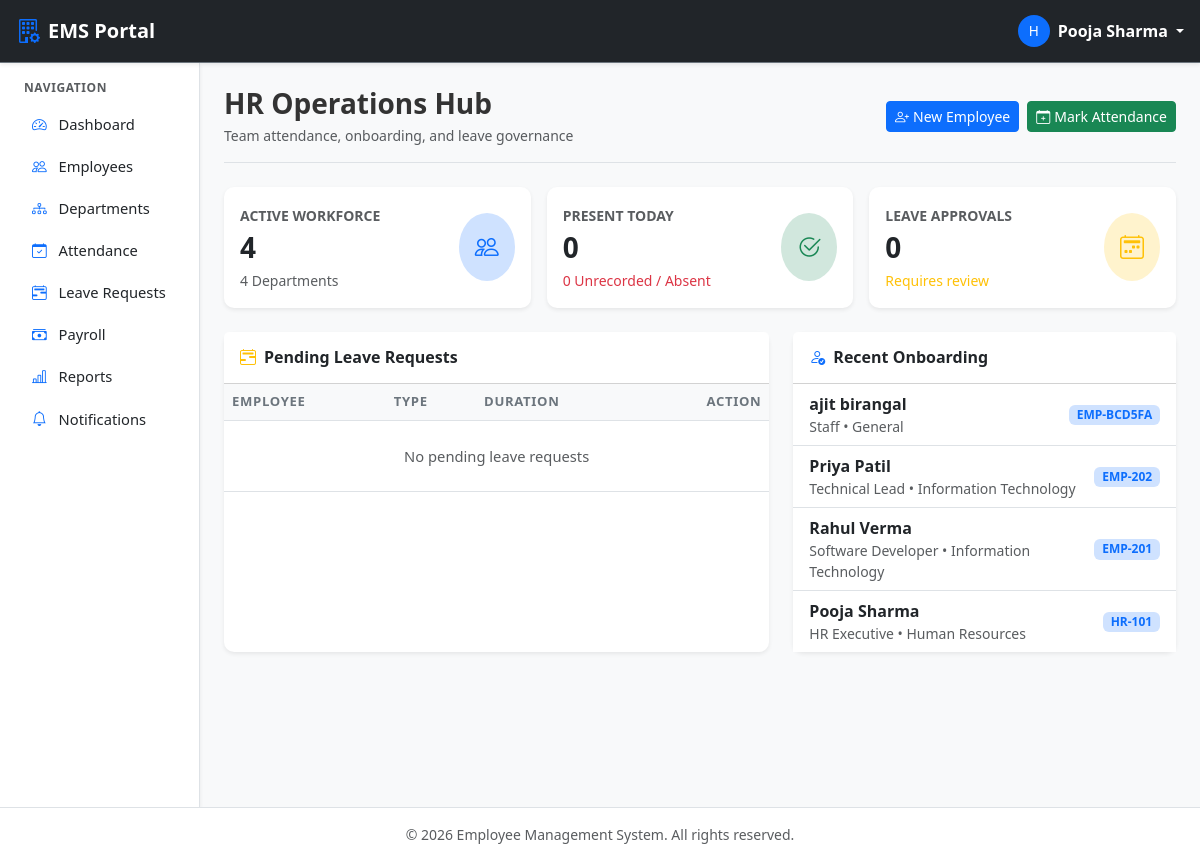
Screenshot of /hr-dashboard/ (signed in) with the database file from the repository.
### employees/models.py (models this page shows, shortened)
class Employee(models.Model):
    ROLE_CHOICES = (
        ('ADMIN', 'Admin'),
        ('HR', 'HR / Manager'),
        ('EMPLOYEE', 'Employee'),
    )
    GENDER_CHOICES = (
        ('MALE', 'Male'),
        ('FEMALE', 'Female'),
        ('OTHER', 'Other'),
    )
    STATUS_CHOICES = (
        ('ACTIVE', 'Active'),
        ('INACTIVE', 'Inactive'),
    )
    user = models.OneToOneField(
        User,
        on_delete=models.CASCADE,
        related_name='employee'
    )
    employee_id = models.CharField(max_length=20, unique=True)
    phone = models.CharField(max_length=15, blank=True, null=True)
    address = models.TextField(blank=True, null=True)
    date_of_birth = models.DateField(blank=True, null=True)
    gender = models.CharField(max_length=10, choices=GENDER_CHOICES, default='MALE')
    profile_picture = models.ImageField(
        upload_to='profile_pictures/',
        blank=True,
        null=True
    )
    department = models.ForeignKey(
        Department,
        on_delete=models.SET_NULL,
        null=True,
        blank=True,
        related_name='employees'
    )
    designation = models.ForeignKey(
        Designation,
        on_delete=models.SET_NULL,
        null=True,
        blank=True,
        related_name='employees'
    )
    joining_date = models.DateField(blank=True, null=True)
    basic_salary = models.DecimalField(max_digits=10, decimal_places=2, default=0.00)
    role = models.CharField(max_length=10, choices=ROLE_CHOICES, default='EMPLOYEE')
    status = models.CharField(max_length=10, choices=STATUS_CHOICES, default='ACTIVE')
    created_at = models.DateTimeField(auto_now_add=True)
    updated_at = models.DateTimeField(auto_now=True)
    class Meta:
        ordering = ['employee_id']
    @property
    def full_name(self):
        return self.user.get_full_name() or self.user.username

### departments/models.py (models this page shows, shortened)
class Designation(models.Model):
    department = models.ForeignKey(
        Department,
        on_delete=models.CASCADE,
        related_name='designations'
    )
    title = models.CharField(max_length=100)
    description = models.TextField(blank=True, null=True)
    created_at = models.DateTimeField(auto_now_add=True)
    class Meta:
        ordering = ['title']
        constraints = [
            models.UniqueConstraint(
                fields=['department', 'title'],
                name='unique_designation_per_department'
            )
        ]

class Department(models.Model):
    name = models.CharField(max_length=100, unique=True)
    description = models.TextField(blank=True, null=True)
    created_at = models.DateTimeField(auto_now_add=True)
    updated_at = models.DateTimeField(auto_now=True)
    class Meta:
        ordering = ['name']
        verbose_name = 'Department'
        verbose_name_plural = 'Departments'

### employees/views.py (the view)
# urls.py: path('hr-dashboard/', views.hr_dashboard_view, name='hr_dashboard'),
@hr_required
def hr_dashboard_view(request):
    today = timezone.now().date()
    total_employees = Employee.objects.filter(status='ACTIVE').count()
    total_departments = Department.objects.count()
    present_today = Attendance.objects.filter(date=today, status='PRESENT').count()
    absent_today = Attendance.objects.filter(date=today, status='ABSENT').count()
    pending_leaves = LeaveRequest.objects.filter(status='PENDING').count()
    recent_leaves = LeaveRequest.objects.select_related('employee__user').filter(status='PENDING').order_by('-applied_at')[:5]
    recent_employees = Employee.objects.select_related('user', 'department', 'designation').order_by('-created_at')[:5]
    context = {
        'total_employees': total_employees,
        'total_departments': total_departments,
        'present_today': present_today,
        'absent_today': absent_today,
        'pending_leaves': pending_leaves,
        'recent_leaves': recent_leaves,
        'recent_employees': recent_employees,
    }
    return render(request, 'employees/hr_dashboard.html', context)

### employees/templates/employees/hr_dashboard.html (shortened to what this page needs)
{% extends "base.html" %}
{% block content %}
<div class="container-fluid p-0">
    <div class="d-flex flex-column flex-md-row justify-content-between align-items-md-center pb-3 mb-4 border-bottom gap-2">
        <div>
            <h3 class="fw-bold mb-1">HR Operations Hub</h3>
            <p class="text-muted small mb-0">Team attendance, onboarding, and leave governance</p>
        </div>
        <div class="d-flex gap-2">
            <a href="#" class="btn btn-primary btn-sm"><i class="bi bi-person-plus me-1"></i>New Employee</a>
            <a href="#" class="btn btn-success btn-sm"><i class="bi bi-calendar-plus me-1"></i>Mark Attendance</a>
        </div>
    </div>
    <div class="row g-3 mb-4">
        <div class="col-sm-6 col-xl-4">
            <div class="card card-stat shadow-sm border-0 h-100" style="border-left-color: #0d6efd !important;">
                <div class="card-body d-flex justify-content-between align-items-center">
                    <div>
                        <span class="text-muted text-uppercase fw-semibold small">Active Workforce</span>
                        <h3 class="fw-bold my-1 text-dark">{{ total_employees }}</h3>
                        <span class="text-muted small">{{ total_departments }} Departments</span>
                    </div>
                    <div class="bg-primary-subtle text-primary p-3 rounded-circle">
                        <i class="bi bi-people fs-4"></i>
                    </div>
                </div>
            </div>
        </div>
        <div class="col-sm-6 col-xl-4">
            <div class="card card-stat shadow-sm border-0 h-100" style="border-left-color: #198754 !important;">
                <div class="card-body d-flex justify-content-between align-items-center">
                    <div>
                        <span class="text-muted text-uppercase fw-semibold small">Present Today</span>
                        <h3 class="fw-bold my-1 text-dark">{{ present_today }}</h3>
                        <span class="text-danger small">{{ absent_today }} Unrecorded / Absent</span>
                    </div>
                    <div class="bg-success-subtle text-success p-3 rounded-circle">
                        <i class="bi bi-check2-circle fs-4"></i>
                    </div>
                </div>
            </div>
        </div>
        <div class="col-sm-6 col-xl-4">
            <div class="card card-stat shadow-sm border-0 h-100" style="border-left-color: #ffc107 !important;">
                <div class="card-body d-flex justify-content-between align-items-center">
                    <div>
                        <span class="text-muted text-uppercase fw-semibold small">Leave Approvals</span>
                        <h3 class="fw-bold my-1 text-dark">{{ pending_leaves }}</h3>
                        <span class="text-warning small">Requires review</span>
                    </div>
                    <div class="bg-warning-subtle text-warning p-3 rounded-circle">
                        <i class="bi bi-calendar2-week fs-4"></i>
                    </div>
                </div>
            </div>
        </div>
    </div>
    <div class="row g-4">
        <div class="col-lg-7">
            <div class="card shadow-sm border-0 h-100">
                <div class="card-header bg-white py-3 d-flex justify-content-between align-items-center">
                    <h6 class="fw-bold mb-0 text-dark"><i class="bi bi-calendar2-range me-2 text-warning"></i>Pending Leave Requests</h6>
                </div>
                <div class="card-body p-0">
                    <div class="table-responsive">
                        <table class="table table-hover align-middle mb-0">
                            <thead>
                                <tr>
                                    <th>Employee</th>
                                    <th>Type</th>
                                    <th>Duration</th>
                                    <th class="text-end">Action</th>
                                </tr>
                            </thead>
                            <tbody>
                                {% for leave in recent_leaves %}
                                <tr>
                                    <td class="fw-semibold">{{ leave.employee.full_name }}</td>
                                    <td><span class="badge bg-secondary-subtle text-dark">{{ leave.get_leave_type_display }}</span></td>
                                    <td>{{ leave.start_date|date:"d M" }} - {{ leave.end_date|date:"d M" }} ({{ leave.total_days }}d)</td>
                                    <td class="text-end">
                                        <button class="btn btn-primary btn-sm py-0 px-2">Take Action</button>
                                    </td>
                                </tr>
                                {% empty %}
                                <tr>
                                    <td colspan="4" class="text-center py-4 text-muted">No pending leave requests</td>
                                </tr>
                                {% endfor %}
                            </tbody>
                        </table>
                    </div>
                </div>
            </div>
        </div>
        <div class="col-lg-5">
            <div class="card shadow-sm border-0 h-100">
                <div class="card-header bg-white py-3">
                    <h6 class="fw-bold mb-0 text-dark"><i class="bi bi-person-check me-2 text-primary"></i>Recent Onboarding</h6>
                </div>
                <div class="card-body p-0">
                    <ul class="list-group list-group-flush">
                        {% for emp in recent_employees %}
                        <li class="list-group-item d-flex justify-content-between align-items-center py-2 px-3">
                            <div>
                                <div class="fw-semibold">{{ emp.full_name }}</div>
                                <div class="small text-muted">{{ emp.designation.title|default:"Staff" }} &bull; {{ emp.department.name|default:"General" }}</div>
                            </div>
                            <span class="badge bg-primary-subtle text-primary">{{ emp.employee_id }}</span>
                        </li>
                        {% empty %}
                        <li class="list-group-item text-center text-muted py-4">No employees registered yet.</li>
                        {% endfor %}
                    </ul>
                </div>
            </div>
        </div>
    </div>
</div>
{% endblock %}

### templates/navbar.html (shortened to what this page needs)
<nav class="navbar navbar-expand-lg navbar-dark bg-dark sticky-top border-bottom border-secondary shadow-sm">
    <div class="container-fluid px-3">
        <a class="navbar-brand fw-bold d-flex align-items-center" href="#">
            <i class="bi bi-building-gear text-primary me-2 fs-4"></i>
            <span>EMS Portal</span>
        </a>
        {% if user.is_authenticated %}
        <div class="ms-auto d-flex align-items-center">
            <div class="dropdown">
                <a href="#" class="d-flex align-items-center text-white text-decoration-none dropdown-toggle" id="userDropdown" data-bs-toggle="dropdown" aria-expanded="false">
                    <span class="avatar-badge bg-primary text-white rounded-circle me-2 d-inline-flex justify-content-center align-items-center" style="width: 32px; height: 32px; font-size: 0.85rem;">
                        {{ user.username|first|upper }}
                    </span>
                    <span class="d-none d-sm-inline fw-semibold me-1">{{ user.get_full_name|default:user.username }}</span>
                </a>
            </div>
        </div>
        {% else %}
        <div class="ms-auto">
            <a href="{% url 'login' %}" class="btn btn-outline-light btn-sm px-3">Login</a>
        </div>
        {% endif %}
    </div>
</nav>

### static/css/style.css (style rules this page uses)
:root { --ems-primary: #0d6efd; --ems-dark: #212529; --ems-sidebar-bg: #ffffff; --ems-sidebar-width: 250px; --ems-card-radius: 10px; }
body { font-family: system-ui, -apple-system, "Segoe UI", Roboto, "Helvetica Neue", Arial, sans-serif; color: #333333; background-color: #f8f9fa; }
.card { border-radius: var(--ems-card-radius); border: 1px solid #edf2f9; transition: transform 0.15s ease-in-out, box-shadow 0.15s ease-in-out; }
.card-stat { border-left: 4px solid var(--ems-primary); }
.table thead th { font-size: 0.82rem; text-transform: uppercase; letter-spacing: 0.05em; color: #6c757d; background-color: #f8f9fa; border-bottom: 1px solid #dee2e6; }
.table tbody td { vertical-align: middle; font-size: 0.92rem; }

### rows the page displays
Employee: full_name "ajit birangal", designation "Staff", department.name "General", employee_id "EMP-BCD5FA"
Employee: full_name "Priya Patil", designation "Technical Lead", department.name "Information Technology", employee_id "EMP-202"
Employee: full_name "Rahul Verma", designation "Software Developer", department.name "Information Technology", employee_id "EMP-201"
Employee: full_name "Pooja Sharma", designation "HR Executive", department.name "Human Resources", employee_id "HR-101"

### other values shown
{{ user.username|first|upper }} "H"
{{ user.get_full_name|default:user.username }} "Pooja Sharma"
{{ total_employees }} "4"
{{ total_departments }} "4"
{{ present_today }} "0"
{{ absent_today }} "0"
{{ pending_leaves }} "0"
